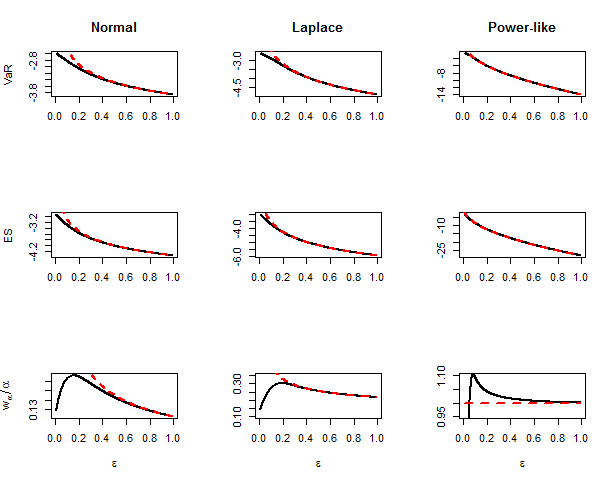

Write R code to recreate this figure.
#' @title Approximations of VaR, ES and level ratio of expectile vs. quantile with varying epsilon and given alpha 
#' @call approximation.VaR.ES.epsilon(epsilon, index, scale, alpha) 
#' gives approximation based on contamination model indicated by index
#' @param  index, any subset of ('Normal', 'Laplace', 'Power-like'), indicating the choice of the contamination model
#' @param  scale, the scale vector of the index function
#' @param  epsilon, the contamination level vector 
#' @param  alpha, the probability level vector with same length of index for VaR and ES and level ratio of expectile vs. quantile 
#' @return The approximations and its theoretical values of VaR, ES and level ratio of expewctile vs. quantile
#' @references see Theorem 2.1

# clear variables and close windows
rm(list = ls(all = TRUE))
graphics.off()

# Standard double-sided exponential distribution with mean zero and variance 1 The
# density l(x) = sqrt(2)*exp(-sqrt(2)*abs(x)), x\in R
plaplace = function(x) {
    Laplace = ifelse(x < 0, 1/2 * exp(sqrt(2) * x), 1 - 1/2 * exp(-sqrt(2) * x))
    return(Laplace)
}

# Standard power tail with \gamma = 1/2, with mean zero and infinitely variance, see
# Example 3.3
ppower = function(x) {
    Power = ifelse(x < 0, 1/2 * (1 + x/sqrt(4 + x^2)), 1 - 1/2 * (1 - x/sqrt(4 + x^2)))
    return(Power)
}

# Give the mixture model with pre-supposed standard normal distribution and contamination model
# being normal, Laplace or Power-like distribution with mean zoeo and scale parameter
mix_cdf = function(x, index, epsilon, scale) {
    if (index == "Normal") {
        mix_cdf = (1 - epsilon) * pnorm(x) + epsilon * pnorm(x/scale)
    } else if (index == "Laplace") {
        mix_cdf = (1 - epsilon) * pnorm(x) + epsilon * plaplacex/scale)
    } else {
        mix_cdf = (1 - epsilon) * pnorm(x) + epsilon * ppower(x/scale)
    }
    return(mix_cdf)
}


# Calculate the lower partial moment at threshold x of mixture distribution
Lower.partial.moment = function(x, index, epsilon, scale) {
    if (index == "Normal") {
        Lower.partial.moment = (1 - epsilon) * (-dnorm(x)) + epsilon * (-scale * dnorm(x/scale))
    } else if (index == "Laplace") {
        Lower.partial.moment = (1 - epsilon) * (-dnorm(x)) + epsilon * (scale/sqrt(2) * 
            1/2 * (sqrt(2)/scale * x - 1) * exp(sqrt(2)/scale * x))
    } else {
        Lower.partial.moment = (1 - epsilon) * (-dnorm(x)) + epsilon * (-scale * 2/sqrt(4 + 
            (x/scale)^2))
    }
    return(Lower.partial.moment)
}


# Calculate the quantile at alpha level of mixture distribution
mix_VaR = function(alpha, index, epsilon, scale) {
    ff = function(x, alpha, index, epsilon, scale) mix_cdf(x, index, epsilon, scale) - 
        alpha
    VaR = uniroot(ff, c(-20, 10), alpha, index, epsilon, scale)$root  #the accurate alpha-th quantile
    return(VaR)
}


# Calculate the expectile.quantile.transformation level w_alpha such as e_{w_alpha} = q_alpha
expectile.quantile.transformation = function(alpha, index, epsilon, scale) {
    quantile = mix_VaR(alpha, index, epsilon, scale)
    LP = Lower.partial.moment(quantile, index, epsilon, scale)
    expectile.quantile.transformation = (LP - quantile * alpha)/(2 * (LP - quantile * 
        alpha) + quantile)
    return(expectile.quantile.transformation)
}

# Calculate the expected-shortfall of epsilon-contamination model at alpha quantile
mix_ES = function(alpha, index, epsilon, scale) {
    quantile.epsilon = mix_VaR(alpha, index, epsilon, scale)
    mix_ES = alpha^(-1) * Lower.partial.moment(quantile.epsilon, index, epsilon, scale)  #the accurate alpha-th Expected-Shortfall
    return(mix_ES)
}

# Calculate the VaR of epsilon-contamination model at alpha quantile
mix_VaR_epsilon = function(epsilon, index, alpha, scale) {
    ff = function(x, alpha, index, epsilon, scale) mix_cdf(x, index, epsilon, scale) - 
        alpha
    VaR = uniroot(ff, c(-20, 10), alpha, index, epsilon, scale)$root  #the accurate alpha-th quantile
    return(VaR)
}

# Calculate the expectile.quantile.transformation level w_alpha such as e_{w_alpha} = q_alpha
expectile.quantile.transformation_epsilon = function(epsilon, index, alpha, scale) {
    quantile = mix_VaR(alpha, index, epsilon, scale)
    LP = Lower.partial.moment(quantile, index, epsilon, scale)
    expectile.quantile.transformation = (LP - quantile * alpha)/(2 * (LP - quantile * 
        alpha) + quantile)
    return(expectile.quantile.transformation)
}

# Calculate the expected-shortfall of epsilon-contamination model with epsilon contamination level
mix_ES_epsilon = function(epsilon, index, alpha, scale) {
    quantile.epsilon = mix_VaR(alpha, index, epsilon, scale)
    mix_ES = alpha^(-1) * Lower.partial.moment(quantile.epsilon, index, epsilon, scale)  #the accurate alpha-th Expected-Shortfall
    return(mix_ES)
}


# Give the theoretical values and its approximations of VaR, ES and level ratio for epsilon-contamination model at alpha level
approximation.VaR.ES.epsilon = function(epsilon, index, scale, alpha) {
    Theoretical_VaR.ES.EQT = matrix(rep(1, size.epsilon * size.index * 3), nrow = size.epsilon)
    Approximation_VaR.ES.EQT = matrix(rep(1, size.epsilon * size.index * 3), nrow = size.epsilon)
    colnames(Theoretical_VaR.ES.EQT) = paste(c(rep("VaR of", size.index), rep("ES of", 
        size.index), rep("Level ratio of", size.index)), rep(index, 3))
    colnames(Approximation_VaR.ES.EQT) = paste(c(rep("Approximated VaR of", size.index), 
        rep("Approxmated ES of", size.index), rep("Approximated Level ratio of", size.index)), 
        rep(index, 3))
    
    for (i in 1:size.index) {
        # Assign the first size.index columns with theoretical VaR of the mixture model
        Theoretical_VaR.ES.EQT[, i] = sapply(epsilon, mix_VaR_epsilon, index[i], alpha[i], 
            scale[i])
        
        # Assign the second size.index columns with theoretical ES of the mixture model
        Theoretical_VaR.ES.EQT[, i + size.index] = sapply(epsilon, mix_ES_epsilon, index[i], 
            alpha[i], scale[i])
        
        # Assign the third size.index columns with theoretical level ratio of the mixture model
        Theoretical_VaR.ES.EQT[, i + 2 * size.index] = 1/alpha[i] * sapply(epsilon, expectile.quantile.transformation_epsilon, 
            index[i], alpha[i], scale[i])
        
        # Assign the first size.index columns with approximations of VaR of the mixture model
        Approximation_VaR.ES.EQT[, i] = sapply(alpha[i]/epsilon, mix_VaR, index[i], 1, 
            scale[i])
        
        # Assign the second size.index columns with approximations of ES of the mixture model
        Approximation_VaR.ES.EQT[, i + size.index] = sapply(alpha[i]/epsilon, mix_ES, 
            index[i], 1, scale[i])
        
        # Assign the third size.index columns with approximations of level ratio of the mixture model
        Approximation_VaR.ES.EQT[, i + 2 * size.index] = 1/(alpha[i]/epsilon) * sapply(alpha[i]/epsilon, 
            expectile.quantile.transformation, index[i], 1, scale[i])
    }
    
    par(mfrow = c(3, size.index))
    plot(epsilon, Theoretical_VaR.ES.EQT[, 1], col = 1, type = "l", lwd = 2, xlab = "", 
        ylab = "VaR", main = index[1])
    lines(epsilon, Approximation_VaR.ES.EQT[, 1], col = 2, lty = 2, lwd = 2)
    for (i in 2:size.index) {
        plot(epsilon, Theoretical_VaR.ES.EQT[, i], col = 1, type = "l", lwd = 2, xlab = "", 
            ylab = "", main = index[i])
        lines(epsilon, Approximation_VaR.ES.EQT[, i], col = 2, lty = 2, lwd = 2)
    }
    
    plot(epsilon, Theoretical_VaR.ES.EQT[, size.index + 1], col = 1, type = "l", lwd = 2, 
        xlab = "", ylab = "ES", main = "")
    lines(epsilon, Approximation_VaR.ES.EQT[, size.index + 1], col = 2, lty = 2, lwd = 2)
    for (i in size.index + 2:size.index) {
        plot(epsilon, Theoretical_VaR.ES.EQT[, i], col = 1, type = "l", lwd = 2, xlab = "", 
            ylab = "", main = index[i])
        lines(epsilon, Approximation_VaR.ES.EQT[, i], col = 2, lty = 2, lwd = 2)
    }
    
    plot(epsilon, Theoretical_VaR.ES.EQT[, 2 * size.index + 1], col = 1, type = "l", lwd = 2, 
        xlab = expression(epsilon), ylab = expression(w[alpha]/alpha), main = "")
    lines(epsilon, Approximation_VaR.ES.EQT[, 2 * size.index + 1], col = 2, lty = 2, lwd = 2)
    
    i = 2 * size.index + 2
    plot(epsilon, Theoretical_VaR.ES.EQT[, i], col = 1, type = "l", lwd = 2, ylim = c(0.1, 
        0.35), xlab = expression(epsilon), ylab = "", main = "")
    lines(epsilon, Approximation_VaR.ES.EQT[, i], col = 2, lty = 2, lwd = 2)
    
    i = 3 * size.index
    plot(epsilon, Theoretical_VaR.ES.EQT[, i], col = 1, type = "l", lwd = 2, ylim = c(0.95, 
        1.1), xlab = expression(epsilon), ylab = "", main = "")
    lines(epsilon, Approximation_VaR.ES.EQT[, i], col = 2, lty = 2, lwd = 2)
    list(`Theoretical value` = Theoretical_VaR.ES.EQT, `Approximation value` = Approximation_VaR.ES.EQT)
}

# Assign parameter value
epsilon = seq(from = 0.01, to = 0.99, by = 0.001)

index   = c("Normal", "Laplace", "Power-like")
scale   = c(1.5, 1.5, 1)
alpha   = rep(0.005, 3)

#' @call the program to show efficiency of approximations
approximation.VaR.ES.epsilon(epsilon, index, scale, alpha)
 
